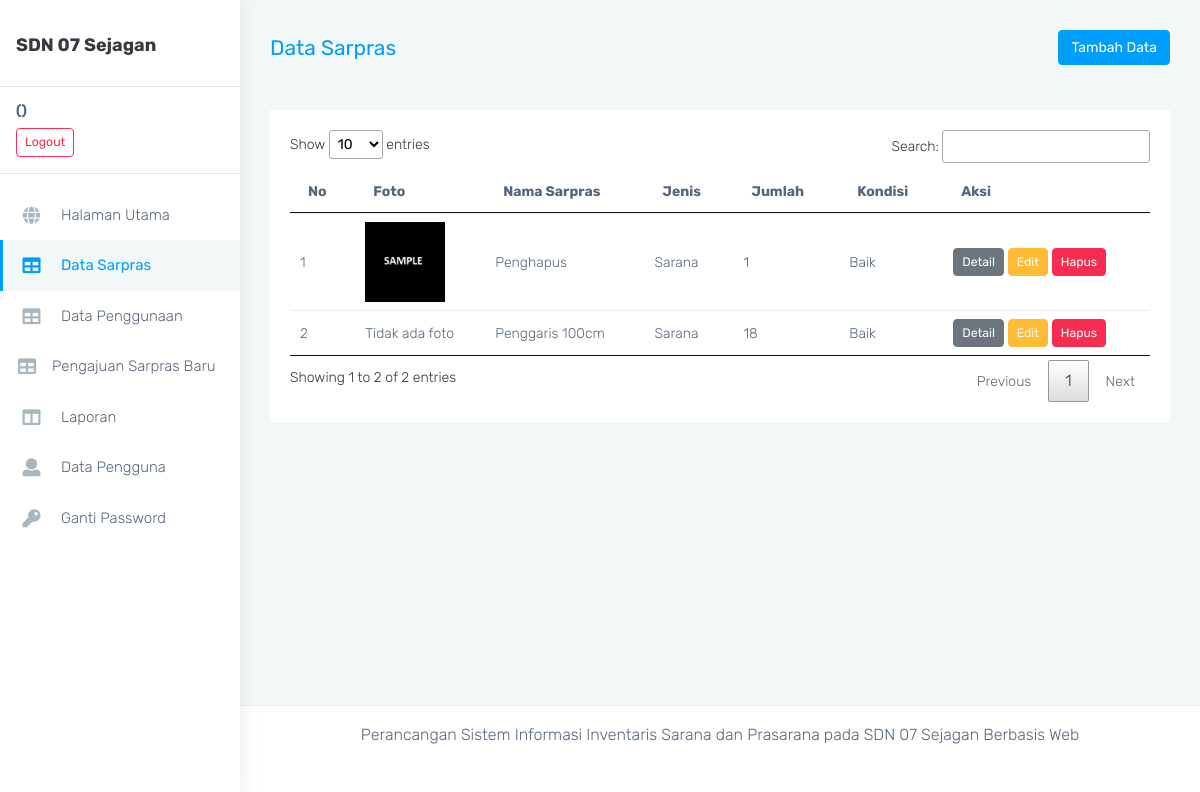
Page /admin/index?m=aset on the committed database.
### tables this page shows
CREATE TABLE `tb_aset` (
  `id` int(11) NOT NULL,
  `nama_aset` varchar(100) NOT NULL,
  `foto` varchar(100) NOT NULL,
  `jenis` varchar(20) NOT NULL,
  `qty` int(11) NOT NULL,
  `nilai_aset` int(11) NOT NULL,
  `sumber_aset` varchar(20) NOT NULL,
  `kepemilikan` varchar(20) NOT NULL,
  `kondisi` varchar(20) NOT NULL,
  `status_penggunaan` varchar(20) NOT NULL
);

### includes/config.php (called while the page is built)
<?php
    $config["server"]='localhost';
    $config["username"]='root';
    $config["password"]='';
    $config["database_name"]='sk_sisfoinventaris';
?>

### includes/functions.php (called while the page is built, shortened)
<?php
include 'config.php';
include 'db.php';
$db = new DB($config['server'], $config['username'], $config['password'], $config['database_name']);

### includes/db.php (called while the page is built, shortened)
<?php
class DB{
    var $conn = null;
    public function __construct($host, $username, $passwd, $dbname){
        $this->conn = mysqli_connect($host, $username, $passwd, $dbname);
    }
    public function query($sql){
        $query = mysqli_query($this->conn, $sql) or die('<pre>Error mysqli_query: ' . mysqli_error($this->conn) . '<br />' . $sql . '</pre>');
        return $query;
    }
    public function get_results($sql){
        $query = $this->query($sql);
        $arr = array();
        while($row = mysqli_fetch_object($query)){
            $arr[] = $row;
        }
        return $arr;
    }
}

### admin/aset.php (shortened to what this page needs)
<?php
  $data_aset = $db->get_results("SELECT * FROM tb_aset");
?>
<div class="page-wrapper">
<div class="page-breadcrumb">
    <div class="row align-items-center">
        <div class="col-md-6 col-8 align-self-center">
            <h3 class="page-title mb-0 p-0">Data Sarpras</h3>
        </div>
        <?php if ($_SESSION['status'] != 'Guru') { ?>
            <div class="col-md-6 col-4 align-self-center">
            <div class="text-right">
                <a href="index?m=aset_tambah"
                class="btn btn-info text-white">Tambah Data</a>
            </div>
        </div>
        <?php } ?>
    </div>
</div>
<div class="container-fluid">
    <div class="row">
        <div class="col-12">
            <div class="card">
                <div class="card-body">
                    <div class="table-responsive">
                    <table class="table" id="myDataTable">
                        <thead>
                            <tr>
                                <th class="border-top-0">No</th>
                                <th class="border-top-0">Foto</th>
                                <th class="border-top-0">Nama Sarpras</th>
                                <th class="border-top-0">Jenis</th>
                                <th class="border-top-0">Jumlah</th>
                                <th class="border-top-0">Kondisi</th>
                                <?php if ($_SESSION['status'] != 'Guru') { ?>
                                    <th class="border-top-0">Aksi</th>
                                <?php } ?>
                            </tr>
                        </thead>
                        <tbody>
                            <?php if (!count($data_aset)): ?>
                                <tr><td colspan="7" class="text-center">Tidak ada data</td></tr>
                            <?php else: ?>
                                <?php foreach ($data_aset as $aset): ?>
                                    <tr>
                                        <td><?= ++$i ?></td>
                                        <td>
                                            <?php if (!$aset->foto): ?>
                                                Tidak ada foto
                                            <?php else: ?>
                                                <img src="<?= '../images/'.$aset->foto ?>" width="80" alt="<?= '[Foto '.$aset->nama_aset.']' ?>">
                                            <?php endif ?>
                                        </td>
                                        <td><?= $aset->nama_aset ?></td>
                                        <td><?= $aset->jenis ?></td>
                                        <td><?= $aset->qty ?></td>
                                        <td><?= $aset->kondisi ?></td>
                                        <td>
                                            <?php if ($_SESSION['status'] != 'Guru') { ?>
                                                <button type="button" class="btn btn-secondary btn-sm" data-toggle="modal" data-target="#modalAset<?=$aset->id ?>">Detail</button>
                                                <a href="index?m=aset_edit&id=<?= $aset->id; ?>" class="btn btn-warning btn-sm">Edit</a>
                                                <a href="aksi?act=aset_hapus&id=<?= $aset->id; ?>" class="btn btn-danger btn-sm" onclick="return confirm('Hapus data aset <?= $aset->nama_aset ?>?')">Hapus</a>
                                            <?php } ?>
                                        </td>
                                    </tr>
                                <?php endforeach ?>
                            <?php endif ?>
                        </tbody>
                    </table>
                </div>
                </div>
            </div>
        </div>
    </div>
</div>

### assets/css/dataTables.css (style rules this page uses)
table.dataTable { width: 100%; margin: 0 auto; clear: both; border-collapse: separate; border-spacing: 0; }
table.dataTable thead th, table.dataTable tfoot th { font-weight: bold; }
table.dataTable thead th, table.dataTable thead td { padding: 10px 18px; border-bottom: 1px solid #111; }
table.dataTable thead .sorting, table.dataTable thead .sorting_asc, table.dataTable thead .sorting_desc, table.dataTable thead .sorting_asc_disabled, table.dataTable thead .sorting_desc_disabled { cursor: pointer; *cursor: hand; background-repeat: no-repeat; background-position: center right; }
table.dataTable thead .sorting { background-image: url("../images/sort_both.png"); }
table.dataTable thead .sorting_asc { background-image: url("../images/sort_asc.png"); }
table.dataTable tbody tr { background-color: #ffffff; }
table.dataTable tbody th, table.dataTable tbody td { padding: 8px 10px; }
table.dataTable.no-footer { border-bottom: 1px solid #111; }
table.dataTable, table.dataTable th, table.dataTable td { box-sizing: content-box; }

### rows in the picture
tb_aset: foto (picture), nama_aset "Penghapus", jenis "Sarana", qty "1", kondisi "Baik"
tb_aset: foto "Tidak ada foto", nama_aset "Penggaris 100cm", jenis "Sarana", qty "18", kondisi "Baik"
